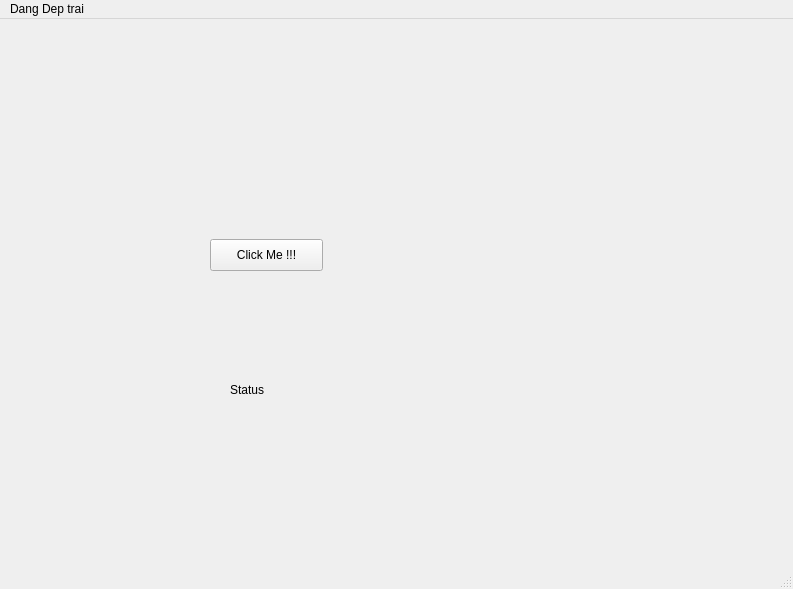
<?xml version="1.0" encoding="UTF-8"?>
<ui version="4.0">
 <class>MainWindow</class>
 <widget class="QMainWindow" name="MainWindow">
  <property name="geometry">
   <rect>
    <x>0</x>
    <y>0</y>
    <width>793</width>
    <height>589</height>
   </rect>
  </property>
  <property name="windowTitle">
   <string>MainWindow</string>
  </property>
  <widget class="QWidget" name="centralwidget">
   <widget class="QPushButton" name="pushButtonClose">
    <property name="geometry">
     <rect>
      <x>210</x>
      <y>220</y>
      <width>113</width>
      <height>32</height>
     </rect>
    </property>
    <property name="text">
     <string>Click Me !!!</string>
    </property>
   </widget>
   <widget class="QLabel" name="label">
    <property name="geometry">
     <rect>
      <x>230</x>
      <y>360</y>
      <width>111</width>
      <height>21</height>
     </rect>
    </property>
    <property name="text">
     <string>Status</string>
    </property>
   </widget>
  </widget>
  <widget class="QMenuBar" name="menubar">
   <property name="geometry">
    <rect>
     <x>0</x>
     <y>0</y>
     <width>793</width>
     <height>24</height>
    </rect>
   </property>
   <widget class="QMenu" name="menuDang_Dep_trai">
    <property name="title">
     <string>Dang Dep trai</string>
    </property>
   </widget>
   <addaction name="menuDang_Dep_trai"/>
  </widget>
  <widget class="QStatusBar" name="statusbar"/>
 </widget>
 <resources/>
 <connections/>
</ui>
